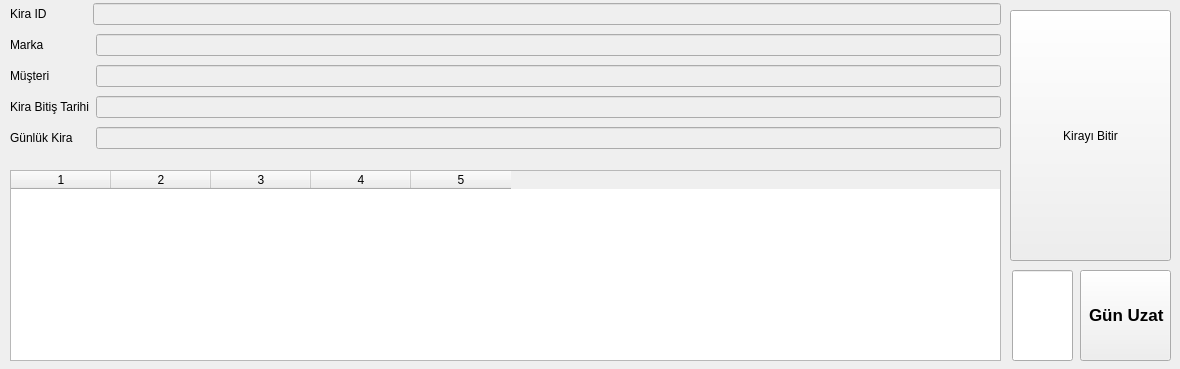
<?xml version="1.0" encoding="UTF-8"?>
<ui version="4.0">
 <class>kiradakiler</class>
 <widget class="QWidget" name="kiradakiler">
  <property name="geometry">
   <rect>
    <x>0</x>
    <y>0</y>
    <width>1180</width>
    <height>369</height>
   </rect>
  </property>
  <property name="windowTitle">
   <string>Kiradaki Araçlar</string>
  </property>
  <widget class="QWidget" name="verticalLayoutWidget_2">
   <property name="geometry">
    <rect>
     <x>10</x>
     <y>0</y>
     <width>991</width>
     <height>156</height>
    </rect>
   </property>
   <layout class="QVBoxLayout" name="verticalLayout_4">
    <item>
     <layout class="QHBoxLayout" name="horizontalLayout_26">
      <item>
       <widget class="QLabel" name="label_26">
        <property name="text">
         <string>Kira ID            </string>
        </property>
       </widget>
      </item>
      <item>
       <widget class="QLineEdit" name="line_kira_id">
        <property name="enabled">
         <bool>false</bool>
        </property>
       </widget>
      </item>
     </layout>
    </item>
    <item>
     <layout class="QHBoxLayout" name="horizontalLayout_27">
      <item>
       <widget class="QLabel" name="label_27">
        <property name="text">
         <string>Marka              </string>
        </property>
       </widget>
      </item>
      <item>
       <widget class="QLineEdit" name="line_marka_2">
        <property name="enabled">
         <bool>false</bool>
        </property>
       </widget>
      </item>
     </layout>
    </item>
    <item>
     <layout class="QHBoxLayout" name="horizontalLayout_28">
      <item>
       <widget class="QLabel" name="label_28">
        <property name="text">
         <string>Müşteri            </string>
        </property>
       </widget>
      </item>
      <item>
       <widget class="QLineEdit" name="line_musteri">
        <property name="enabled">
         <bool>false</bool>
        </property>
       </widget>
      </item>
     </layout>
    </item>
    <item>
     <layout class="QHBoxLayout" name="horizontalLayout_29">
      <item>
       <widget class="QLabel" name="label_29">
        <property name="text">
         <string>Kira Bitiş Tarihi</string>
        </property>
       </widget>
      </item>
      <item>
       <widget class="QLineEdit" name="line_bitis_tarihi">
        <property name="enabled">
         <bool>false</bool>
        </property>
       </widget>
      </item>
     </layout>
    </item>
    <item>
     <layout class="QHBoxLayout" name="horizontalLayout_30">
      <item>
       <widget class="QLabel" name="label_30">
        <property name="text">
         <string>Günlük Kira     </string>
        </property>
       </widget>
      </item>
      <item>
       <widget class="QLineEdit" name="line_gunluk_kira_2">
        <property name="enabled">
         <bool>false</bool>
        </property>
       </widget>
      </item>
     </layout>
    </item>
   </layout>
  </widget>
  <widget class="QTableWidget" name="tableWidget">
   <property name="geometry">
    <rect>
     <x>10</x>
     <y>170</y>
     <width>991</width>
     <height>191</height>
    </rect>
   </property>
   <column>
    <property name="text">
     <string>1</string>
    </property>
   </column>
   <column>
    <property name="text">
     <string>2</string>
    </property>
   </column>
   <column>
    <property name="text">
     <string>3</string>
    </property>
   </column>
   <column>
    <property name="text">
     <string>4</string>
    </property>
   </column>
   <column>
    <property name="text">
     <string>5</string>
    </property>
   </column>
  </widget>
  <widget class="QPushButton" name="push_bitir">
   <property name="geometry">
    <rect>
     <x>1010</x>
     <y>10</y>
     <width>161</width>
     <height>251</height>
    </rect>
   </property>
   <property name="text">
    <string>Kirayı Bitir</string>
   </property>
  </widget>
  <widget class="QLineEdit" name="line_uzat">
   <property name="enabled">
    <bool>true</bool>
   </property>
   <property name="geometry">
    <rect>
     <x>1012</x>
     <y>270</y>
     <width>61</width>
     <height>91</height>
    </rect>
   </property>
  </widget>
  <widget class="QLabel" name="label_31">
   <property name="geometry">
    <rect>
     <x>1089</x>
     <y>303</y>
     <width>81</width>
     <height>24</height>
    </rect>
   </property>
   <property name="font">
    <font>
     <pointsize>13</pointsize>
     <bold>true</bold>
    </font>
   </property>
   <property name="text">
    <string>Gün Uzat</string>
   </property>
  </widget>
  <widget class="QPushButton" name="push_uzat">
   <property name="geometry">
    <rect>
     <x>1080</x>
     <y>270</y>
     <width>91</width>
     <height>91</height>
    </rect>
   </property>
   <property name="text">
    <string/>
   </property>
  </widget>
  <zorder>push_uzat</zorder>
  <zorder>verticalLayoutWidget_2</zorder>
  <zorder>tableWidget</zorder>
  <zorder>push_bitir</zorder>
  <zorder>line_uzat</zorder>
  <zorder>label_31</zorder>
 </widget>
 <resources/>
 <connections/>
</ui>
